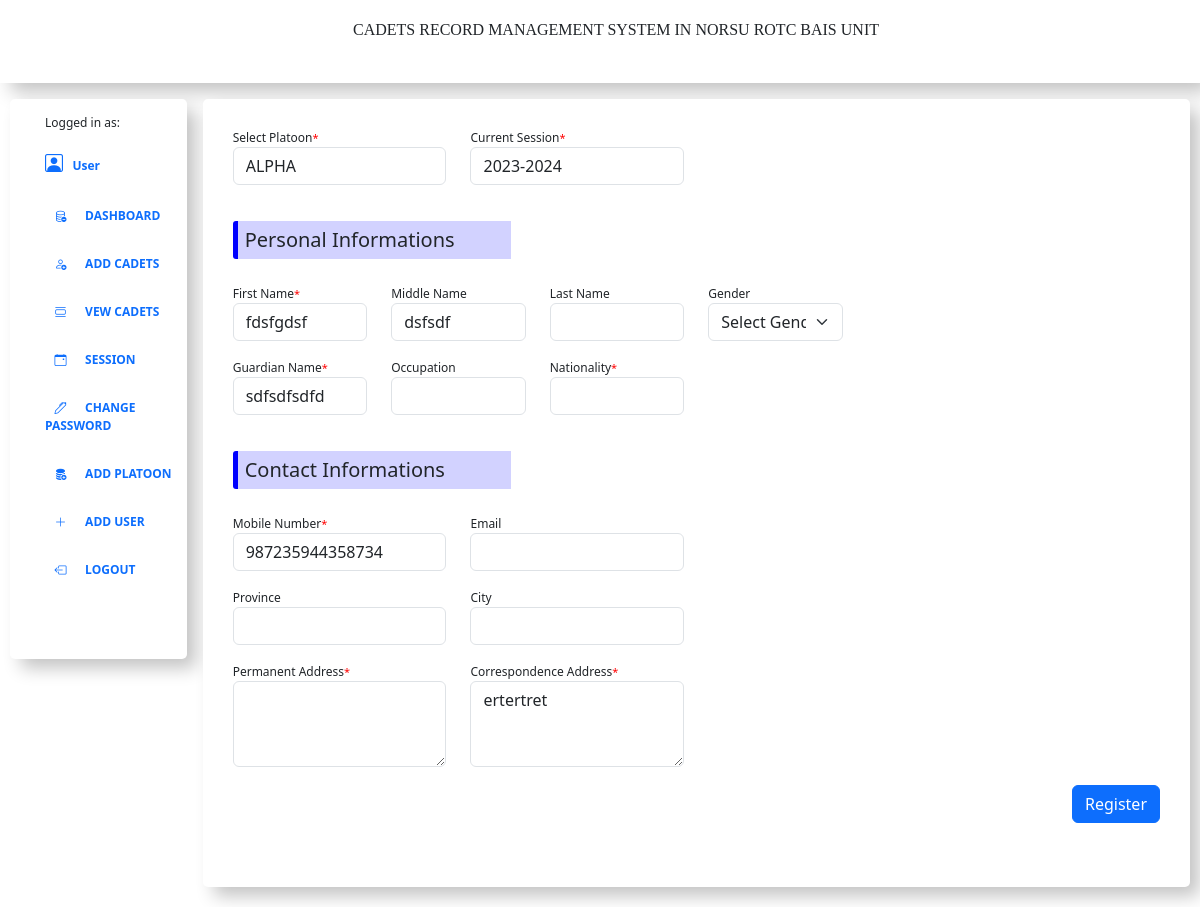
The app's page /admin/edit-student.php?stud_id=13 (signed in), older data.
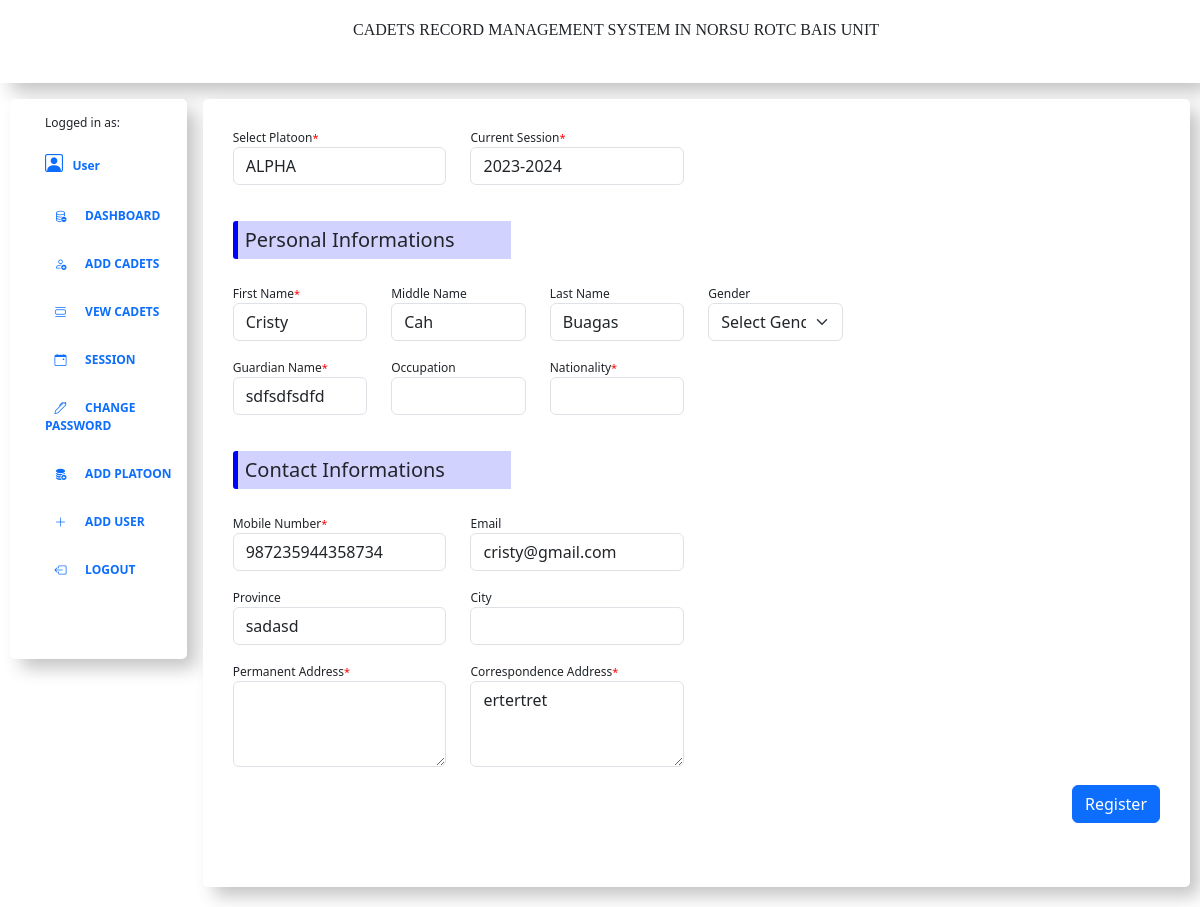
The same page, newer data.
### tables this page shows
CREATE TABLE IF NOT EXISTS `registration` (
  `stud_id` int NOT NULL AUTO_INCREMENT,
  `platoon` varchar(255) NOT NULL,
  `fname` varchar(250) NOT NULL,
  `mname` varchar(250) NOT NULL,
  `lname` varchar(250) NOT NULL,
  `gender` varchar(50) NOT NULL,
  `gname` varchar(250) NOT NULL,
  `ocp` varchar(50) NOT NULL,
  `nationality` varchar(250) NOT NULL,
  `mobno` varchar(50) NOT NULL,
  `emailid` varchar(250) NOT NULL,
  `pro` varchar(255) NOT NULL,
  `city` varchar(255) NOT NULL,
  `padd` text NOT NULL,
  `cadd` text NOT NULL,
  `session` varchar(250) NOT NULL,
  `session_id` int NOT NULL,
  `regno` varchar(250) NOT NULL,
  `regdate` timestamp NOT NULL DEFAULT CURRENT_TIMESTAMP,
  PRIMARY KEY (`stud_id`)
);

### admin/edit-student.php (the view, shortened to what this page needs)
<?php session_start();
include('../includes/dbconnection.php');
if (strlen($_SESSION['aid'] == 0)) {
	header('location:logout.php');
} else {
	if (isset($_GET['stud_id'])) {
		$stud_id = $_GET['stud_id'];
		$stmt = "SELECT * FROM registration WHERE stud_id=" . $stud_id;
		$result = mysqli_query($con, $stmt);
	}
?>
	<?php include('header.php') ?>
	</head>
	<body>
		<form method="post" action="db_update.php">
			<div class="container-div">
				<div class="navigation">
					<?php include('admin-header.php') ?>
				</div>
				<div class="side-panel">
					<?php include('leftbar.php') ?>
				</div>
				<div class="right-panel">
					<div class="row justify-content-start">
						<?php foreach ($result as $row) { ?>
							<div class="col-3">
								<label>Select Platoon<span id="" style="font-size:11px;color:red">*</span></label>
								<select class="form-control" name="platoon" required="required">
									<?php $stmt = "SELECT * FROM platoons_tb";
									$result = mysqli_query($con, $stmt);
									foreach ($result as $rows) { ?>
										<option><?php echo strtoupper($rows['platoons']) ?></option>
									<?php }
									?>
								</select>
							</div>
							<div class="col-3">
								<label>Current Session<span id="" style="font-size:11px;color:red">*</span></label>
								<?php $query = mysqli_query($con, "SELECT * FROM `session` WHERE status=1 ");
								while ($res = mysqli_fetch_array($query)) { ?>
									<input class="form-control" name="session" value="<?php echo htmlentities($res['session']); ?>" readonly>
								<?php } ?>
							</div>
					</div>
					<br><br>
					<h5 id="title-heading">Personal Informations</h5>
					<br>
					<div class="row justify-content-start">
						<div class="col-2">
							<label>First Name<span id="" style="font-size:11px;color:red">*</span> </label>
							<input class="form-control" name="fname" required="required" pattern="[A-Za-z]+$" value="<?php echo $row['fname'] ?>">
							<br>
							<label>Guardian Name<span id="" style="font-size:11px;color:red">*</span> </label>
							<input class="form-control" name="gname" required="required" value="<?php echo $row['gname'] ?>">
						</div>
						<div class="col-2">
							<label>Middle Name</label>
							<input class="form-control" name="mname" value="<?php echo $row['mname'] ?>">
							<br>
							<label>Occupation</label>
							<input class="form-control" name="ocp" id="ocp" value="<?php echo $row['ocp'] ?>">
						</div>
						<div class="col-2">
							<label>Last Name</label>
							<input class="form-control" name="lname" pattern="[A-Za-z]+$" value="<?php echo $row['lname'] ?>">
							<br>
							<label>Nationality<span id="" style="font-size:11px;color:red">*</span></label>
							<input class="form-control" name="nation" id="nation" value="<?php echo $row['nationality'] ?>">
						</div>
						<div class="col-2">
							<label>Gender</label>
							<select class="form-select" aria-label="Default select example" name="gender" value="">
								<option selected>Select Gender</option>
							</select>
						</div>
					</div>
					<br><br>
					<h5 id="title-heading">Contact Informations</h5>
					<br>
					<div class="row justify-content-start">
						<div class="col-3">
							<label>Mobile Number<span id="" style="font-size:11px;color:red">*</span> </label>
							<input class="form-control" type="number" name="mobno" required="required" maxlength="10" value="<?php echo $row['mobno'] ?>">
							<br>
							<label>Province</label>
							<input class="form-control" name="pro" pattern="[A-Za-z]+$" value="<?php echo $row['pro'] ?>">
							<br>
							<label>Permanent Address<span id="" style="font-size:11px;color:red">*</span></label>
							<textarea class="form-control" rows="3" name="padd" id="padd"><?php echo $row['padd'] ?></textarea>
						</div>
						<div class="col-3">
							<label>Email</label>
							<input class="form-control" type="email" name="email" value="<?php echo $row['emailid'] ?>">
							<br>
							<label>City</label>
							<input class="form-control" name="city" pattern="[A-Za-z]+$" value="<?php echo $row['city'] ?>">
							<br>
							<label>Correspondence Address<span id="" style="font-size:11px;color:red">*</span></label>
							<textarea class="form-control" rows="3" name="cadd" id="cadd"><?php echo $row['cadd'] ?></textarea>
						</div>
					</div>
					<br>
					<input type="submit" class="btn btn-primary submit-btn" name="submit" value="Register"></button>
					<br><br><br><br>
				<?php } ?>
				</div>
			</div>
		</form>
<?php } ?>

Row changes from the older to the newer data that the page shows:
changed registration "sdfsdfsdfd": fname "fdsfgdsf" → "Cristy"; mname "dsfsdf" → "Cah"; lname (not shown) → "Buagas"; pro (not shown) → "sadasd"; email (not shown) → "cristy@gmail.com"
